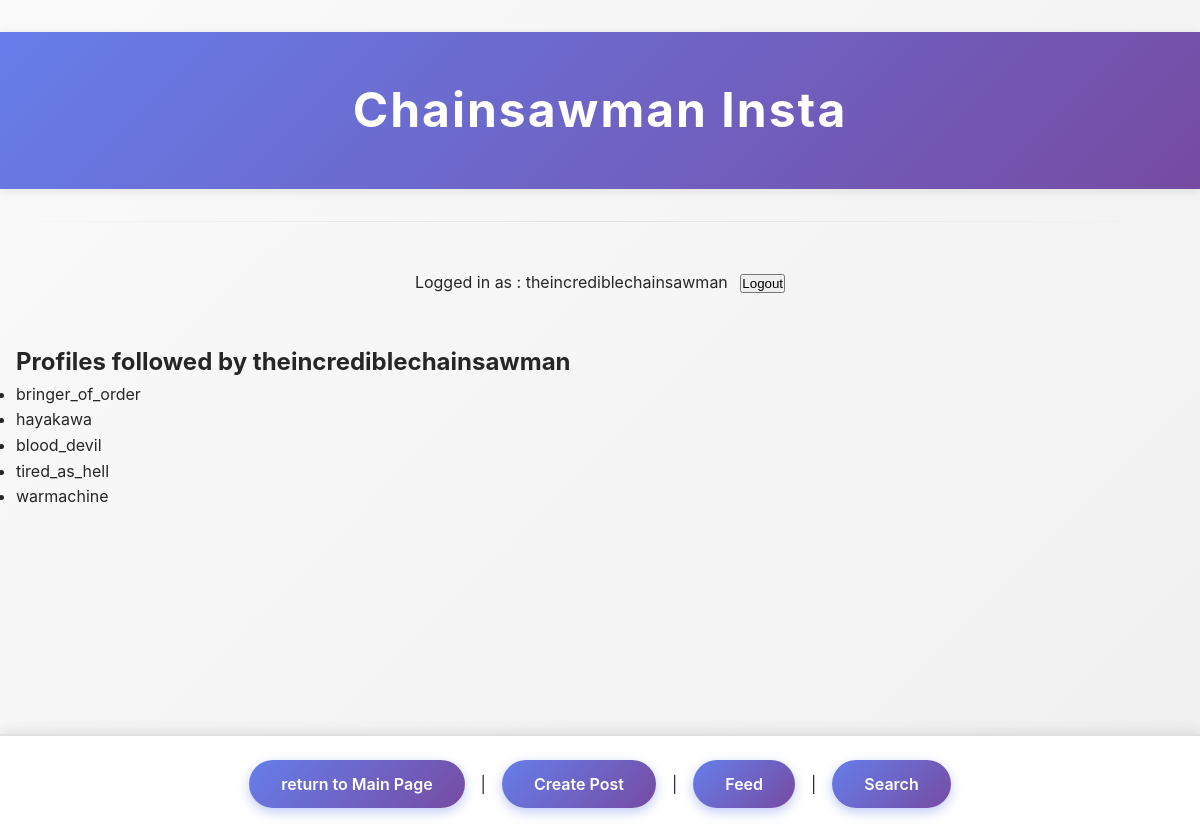
Screenshot of /mini_insta/profile/1/following (signed in) with the database file from the repository.
### mini_insta/models.py (models this page shows, shortened)
class Profile(models.Model):
    username = models.TextField(blank=True)
    display_name = models.TextField(blank=True)
    profile_image_url = models.URLField(blank=True)
    bio_text = models.TextField(blank=True)
    join_date = models.DateTimeField(auto_created=True)
    user = models.ForeignKey(User, on_delete=models.CASCADE)
    def get_following(self):
        following = Follow.objects.filter(follower_profile=self)
        return [follow.profile for follow in following]

### mini_insta/views.py (the view)
# urls.py: path('profile/<int:pk>/following', ShowFollowingDetailView.as_view(), name='show_following'),
class ShowFollowingDetailView(DetailView):
    model = Profile
    template_name = "mini_insta/show_following.html"
    context_object_name = 'profile'

### mini_insta/templates/mini_insta/show_following.html
{% extends 'mini_insta/base.html' %} {% block content%}
<div class="following-container">
  <h2>Profiles followed by {{ profile.username }}</h2>
  <ul>
    {% for profile_following in profile.get_following %}
    <li>{{ profile_following.username }}</li>
    {% empty %}
    <li>No profiles followed yet.</li>
    {% endfor %}
  </ul>
</div>
{% endblock %}

### mini_insta/templates/mini_insta/base.html (shortened to what this page needs)
{% load static %}
<html>
  <head>
    <link rel="stylesheet" href="{%static 'styles-insta.css' %}?v=5" />
  </head>
  <body>
    <header class="app-header">
      <h1>Chainsawman Insta</h1>
    </header>
    <hr />
    <div class="auth-status">
      {% if request.user.is_authenticated %} Logged in as : {{request.user}}
      <form method="post" action="{% url 'logout' %}">
        <button type="submit">Logout</button>
      </form>
      {% else %} Not logged in | <a href="{% url 'login' %}">Login</a> |
      <a href="{% url 'create_profile' %}">Create Profile</a>
      {% endif %}
    </div>
    {% block content %} {% endblock %}
    <footer>
      <a href="{% url 'profiles' %}"> return to Main Page </a>
      {% if request.user.is_authenticated %} |
      <a href="{% url 'create_post' %}"> Create Post </a> |
      <a href="{% url 'show_feed' %}"> Feed </a> |
      <a href="{% url 'search' %}"> Search </a>
      {% endif %}
    </footer>
  </body>
</html>

### static/styles-insta.css (style rules this page uses)
* { margin: 0; padding: 0; box-sizing: border-box; }
:root { --footer-height: 88px; }
body { font-family: -apple-system, BlinkMacSystemFont, 'Segoe UI', Roboto, 'Helvetica Neue', sans-serif; background: linear-gradient(135deg, #fafafa 0%, #f0f0f0 100%); color: #262626; line-height: 1.6; min-height: 100vh; padding-bottom: calc(var(--footer-height) + 16px); }
.app-header h1 { text-align: center; font-size: 2.5rem; font-weight: 700; letter-spacing: 2px; padding: 2rem 1rem; background: linear-gradient(135deg, #667eea 0%, #764ba2 100%); color: white; box-shadow: 0 2px 10px rgba(0, 0, 0, 0.1); margin-bottom: 2rem; }
.auth-status { text-align: center; margin: 0 0 1rem; }
.auth-status form { display: inline-block; width: auto; margin: 0 0 0 0.5rem; padding: 0; box-shadow: none; background: transparent; }
h1 { text-align: center; font-size: 2rem; font-weight: 600; margin: 2rem 0; color: #262626; }
body > div { max-width: 1200px; margin: 0 auto; padding: 1rem; }
hr { border: none; height: 1px; background: linear-gradient(90deg, transparent, #e0e0e0, transparent); margin: 2rem 0; }
footer, body > footer { position: fixed !important; left: 0 !important; right: 0 !important; bottom: 0 !important; z-index: 9999 !important; width: 100% !important; min-height: var(--footer-height) !important; text-align: center; padding: 1.5rem 2rem; margin: 0 !important; background: white !important; border-top: 2px solid #e0e0e0; box-shadow: 0 -4px 12px rgba(0, 0, 0, 0.08); font-size: 1rem; line-height: 1.5; display: flex !important; align-items: center !important; justify-content: center !important; flex-wrap: wrap; gap: 1rem; }
footer a, body > footer a { color: white !important; background: linear-gradient(135deg, #667eea 0%, #764ba2 100%) !important; text-decoration: none !important; padding: 0.75rem 2rem !important; border-radius: 25px !important; font-weight: 600 !important; font-size: 1rem !important; display: inline-block !important; white-space: nowrap !important; transition: transform 0.3s ease, box-shadow 0.3s ease; box-shadow: 0 4px 12px rgba(102, 126, 234, 0.4) !important; }
body > footer::before, body > footer::after { content: '' !important; display: none !important; }
@media (min-width: 768px) { .app-header h1 { font-size: 3rem; padding: 2.5rem 2rem; } }
a { color: #667eea; text-decoration: none; transition: color 0.3s ease; }
form { max-width: 600px; margin: 2rem auto; background: white; padding: 2rem; border-radius: 12px; box-shadow: 0 4px 12px rgba(0, 0, 0, 0.08); display: block; width: 100%; }

### rows the page displays
Profile: username "theincrediblechainsawman"
Profile: username "bringer_of_order"
Profile: username "hayakawa"
Profile: username "blood_devil"
Profile: username "tired_as_hell"
Profile: username "warmachine"

### other values shown
{{ request.user }} "theincrediblechainsawman"
